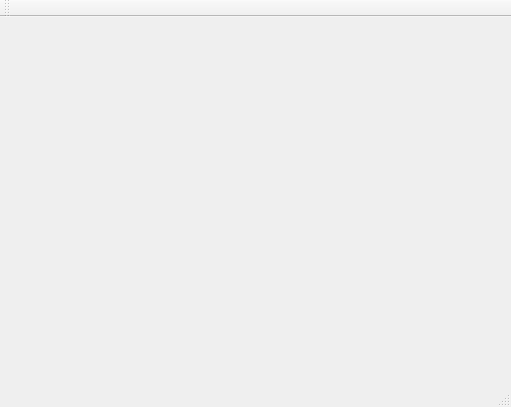
<?xml version="1.0" encoding="UTF-8"?>
<ui version="4.0">
 <class>MainWindow</class>
 <widget class="QMainWindow" name="MainWindow">
  <property name="geometry">
   <rect>
    <x>0</x>
    <y>0</y>
    <width>511</width>
    <height>407</height>
   </rect>
  </property>
  <property name="windowTitle">
   <string>MainWindow</string>
  </property>
  <widget class="QWidget" name="centralWidget">
   <layout class="QVBoxLayout" name="verticalLayout"/>
  </widget>
  <widget class="QMenuBar" name="menuBar">
   <property name="geometry">
    <rect>
     <x>0</x>
     <y>0</y>
     <width>511</width>
     <height>21</height>
    </rect>
   </property>
  </widget>
  <widget class="QToolBar" name="mainToolBar">
   <property name="windowTitle">
    <string>Graph editor</string>
   </property>
   <attribute name="toolBarArea">
    <enum>TopToolBarArea</enum>
   </attribute>
   <attribute name="toolBarBreak">
    <bool>false</bool>
   </attribute>
  </widget>
  <widget class="QStatusBar" name="statusBar"/>
 </widget>
 <layoutdefault spacing="6" margin="11"/>
 <resources/>
 <connections/>
</ui>
